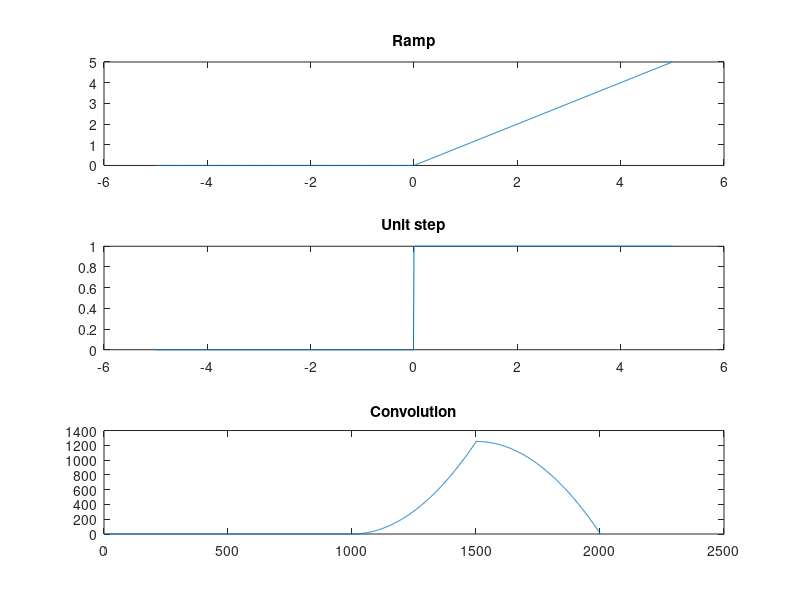

This figure's MATLAB source:
t = [-5:0.01:5];
y=t;
for i= (1:1:1001)
    if (y(i) <= 0)   
        y(i)=0;
    end
end
ramp = y;
unit = [zeros(1,500),ones(1,501)];
z=conv(ramp,unit);
subplot(3,1,1); 
plot(t,ramp);
title('Ramp');
subplot(3,1,2);
plot(t,unit);
title('Unit step');
subplot(3,1,3);
plot(z);
title('Convolution');
